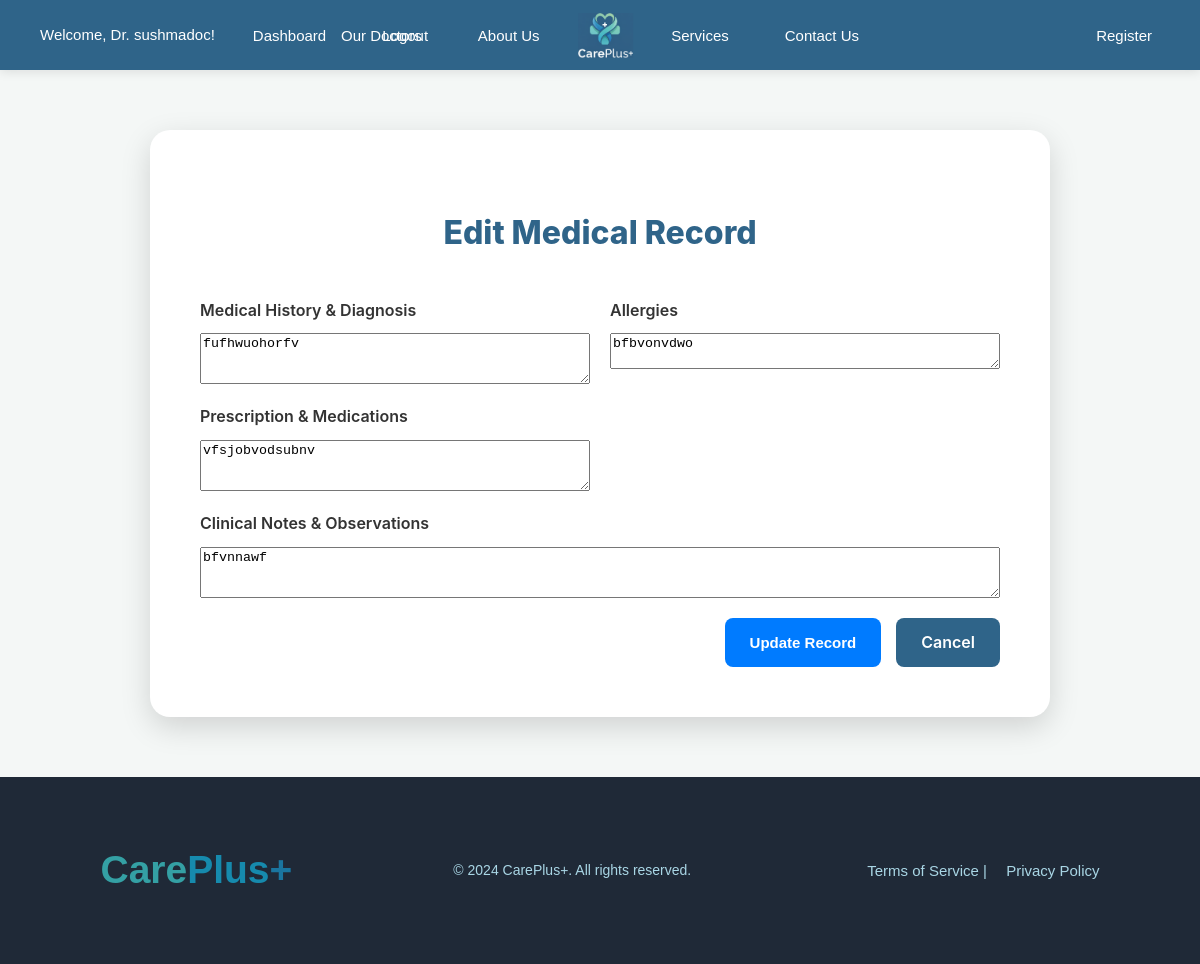
The page /edit_patient_record/1 (signed in) on the database its author committed.
### app/models.py (models this page shows)
class PatientHistory(db.Model):
    id = db.Column(db.Integer, primary_key=True)
    patient_id = db.Column(db.Integer, db.ForeignKey('patient.id', ondelete='CASCADE'), nullable=False)
    date_recorded = db.Column(db.DateTime, default=datetime.utcnow)
    medical_history = db.Column(db.Text)
    allergies = db.Column(db.Text)
    current_medications = db.Column(db.Text)
    notes = db.Column(db.Text)

### app/routes.py (the view, shortened to what this page needs)
    @app.route('/edit_patient_record/<int:record_id>', methods=['GET', 'POST'])
    def edit_patient_record(record_id):
        if 'doctor_id' not in session:
            return redirect(url_for('doctor_login'))
        record = PatientHistory.query.get_or_404(record_id)
        return render_template('edit_patient_record.html', record=record)

### templates/edit_patient_record.html
{% extends "base.html" %}
{% block content %}
<div class="appointment-form">
    <h2>Edit Medical Record</h2>
    <form method="POST">
        <div class="form-grid">
            <div class="form-group">
                <label for="medical_history">Medical History & Diagnosis</label>
                <textarea id="medical_history" name="medical_history" rows="3" placeholder="Enter medical history, diagnosis, symptoms...">{{ record.medical_history or '' }}</textarea>
            </div>
            <div class="form-group">
                <label for="allergies">Allergies</label>
                <textarea id="allergies" name="allergies" rows="2" placeholder="List any allergies...">{{ record.allergies or '' }}</textarea>
            </div>
            <div class="form-group">
                <label for="current_medications">Prescription & Medications</label>
                <textarea id="current_medications" name="current_medications" rows="3" placeholder="Enter prescription details, medications, dosage...">{{ record.current_medications or '' }}</textarea>
            </div>
            <div class="form-group full-width">
                <label for="notes">Clinical Notes & Observations</label>
                <textarea id="notes" name="notes" rows="3" placeholder="Additional clinical notes, observations, recommendations...">{{ record.notes or '' }}</textarea>
            </div>
        </div>
        <div class="form-actions">
            <button type="submit" class="btn btn-primary">Update Record</button>
            <a href="{{ url_for('view_patient_history', patient_id=record.patient.id) }}" class="Submit">Cancel</a>
        </div>
    </form>
</div>
{% endblock %}

### static/css/style.css (style rules this page uses)
body { font-family: 'Montserrat', sans-serif; margin: 0; padding: 0; background-color: #f4f7f6; color: #343a40; line-height: 1.6; }
.appointment-form { max-width: 900px; margin: 60px auto; padding: 50px; background-color: #ffffff; border-radius: 20px; box-shadow: 0 10px 30px rgba(0, 0, 0, 0.15); font-family: 'Inter', sans-serif; box-sizing: border-box; }
.appointment-form h2 { text-align: center; color: #2f6489; margin-bottom: 40px; font-size: 32px; font-weight: 800; }
.btn-primary { width: 100%; padding: 16px; background-color: #2f6489; color: #ffffff; border: none; border-radius: 12px; font-size: 1.1em; font-weight: 700; cursor: pointer; transition: background-color 0.3s, transform 0.2s, box-shadow 0.2s; margin-top: 20px; }
.appointment-form label { display: block; font-weight: 600; margin-bottom: 10px; color: #333333; font-size: 16px; }
.appointment-form a.Submit { display: block; text-align: center; margin: 25px auto; padding: 14px 30px; background-color: #2f6489; color: white; text-decoration: none; border-radius: 50px; width: fit-content; font-weight: 600; transition: background-color 0.3s, transform 0.2s; }
.form-grid { display: grid; grid-template-columns: 1fr 1fr; gap: 20px; }
.form-group { display: flex; flex-direction: column; }
.form-group.full-width { grid-column: 1 / -1; }
.form-actions { display: flex; justify-content: flex-end; gap: 15px; margin-top: 20px; }
.form-actions .btn-primary, .form-actions a.Submit { width: auto; padding: 12px 25px; border-radius: 8px; margin: 0; }
.btn-primary { padding: 12px 20px; background-color: #2f6489; color: white; border: none; border-radius: 10px; font-size: 1em; font-weight: 600; cursor: pointer; text-decoration: none; display: inline-block; transition: background 0.3s ease; }
.btn-primary, .btn-secondary { padding: 10px 18px; border-radius: 8px; border: none; cursor: pointer; font-size: 15px; font-weight: 600; transition: 0.3s ease; }
.btn-primary { background: #007bff; color: white; }
.appointment-form { flex: 1; min-width: 300px; }

### rows shown on the page
PatientHistory: medical_history "fufhwuohorfv", allergies "bfbvonvdwo", current_medications "vfsjobvodsubnv", notes "bfvnnawf"

### other values the page prints
{{ session['doctor_username'] }} "sushmadoc"
